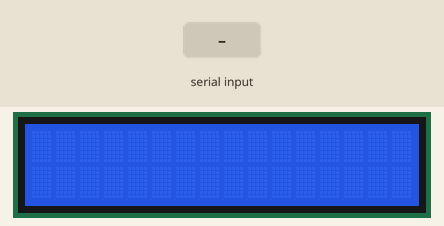
Recording of a sketch running on a simulated Arduino Uno, built with avr-gcc and run on an emulated ATmega328P. Parts: 16×2 character LCD. The inputs (shaded band) are chosen by the test bench. What the sketch prints to the serial monitor is not drawn.

Above: at 1.2 s.
1.3 s: "1" received over the second serial link
At 2.0 s:
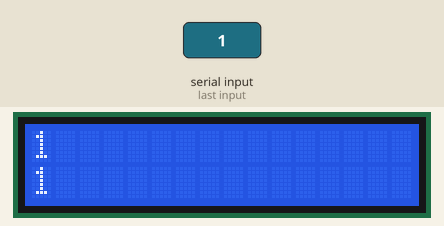
2.8 s: "0" received over the second serial link
At 3.2 s:
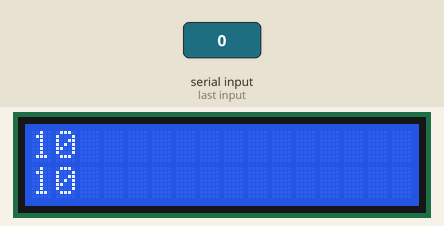
4.3 s: "2" received over the second serial link
At 5.5 s:
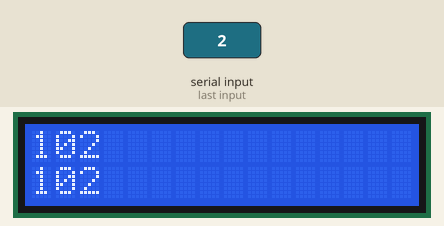
Timing chart, 0 to 7.3 s (numbered marks = the images above; inputs shaded):
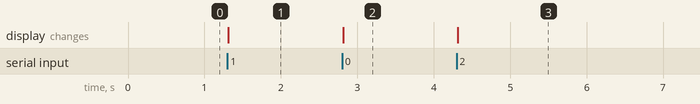

The sketch:

voice_to_text_converter_using_lcdscreen.ino
```cpp
#include <LiquidCrystal.h>
#include<AFMotor.h>
#include <SoftwareSerial.h>


SoftwareSerial BT(0, 1);
String readvoice;

#define LCD_RS_PIN A5
#define LCD_E_PIN A4
#define LCD_D4_PIN 6
#define LCD_D5_PIN 7
#define LCD_D6_PIN 8
#define LCD_D7_PIN 9


LiquidCrystal lcd(LCD_RS_PIN, LCD_E_PIN, LCD_D4_PIN,
                  LCD_D5_PIN, LCD_D6_PIN, LCD_D7_PIN);


int cursorLine = 0;

void printUserTextOnDisplay(String text)
{
  // validate text
  if (text.length() > 16) {
    text = "Text too long.";
  }
  for (int i = text.length(); i < 16; i++ ) {
    text += " ";
  }
  // set cursor line O or 1
  lcd.setCursor(0, cursorLine);
  // print text
  lcd.print(text);
  if (cursorLine == 0) {
    cursorLine = 1;
  }
  else {
    cursorLine = 0;
  }
}

void setup() {
  Serial.begin(115200);
    BT.begin(9600);
  Serial.setTimeout(10);

  lcd.begin(16, 2);
}

void loop() {
 while (BT.available()){  //Check if there is an available byte to read
  delay(10); //Delay added to make thing stable
  char c = BT.read(); //Conduct a serial read and store it to char C
  readvoice += c; //build the string- with ANY WORDS that is sent by the app
  }

    if (readvoice.length() > 0) {
       printUserTextOnDisplay(readvoice);
       Serial.println(readvoice);
}
}
```

Measured:
- after the input at 1.3 s, the display: first changes at once (image 1 shows a later state)
- after the input at 2.8 s, the display: first changes at once (image 2 shows a later state)
- after the input at 4.3 s, the display: first changes at once (image 3 shows a later state)
